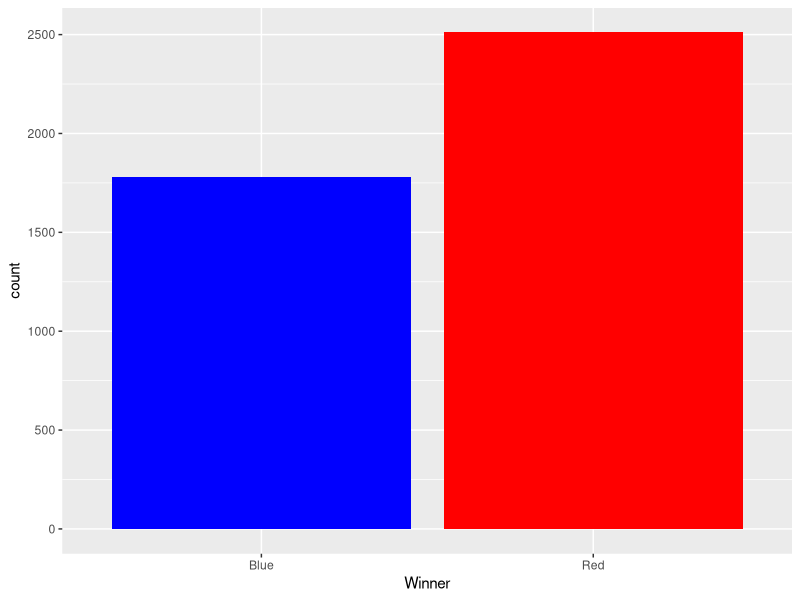
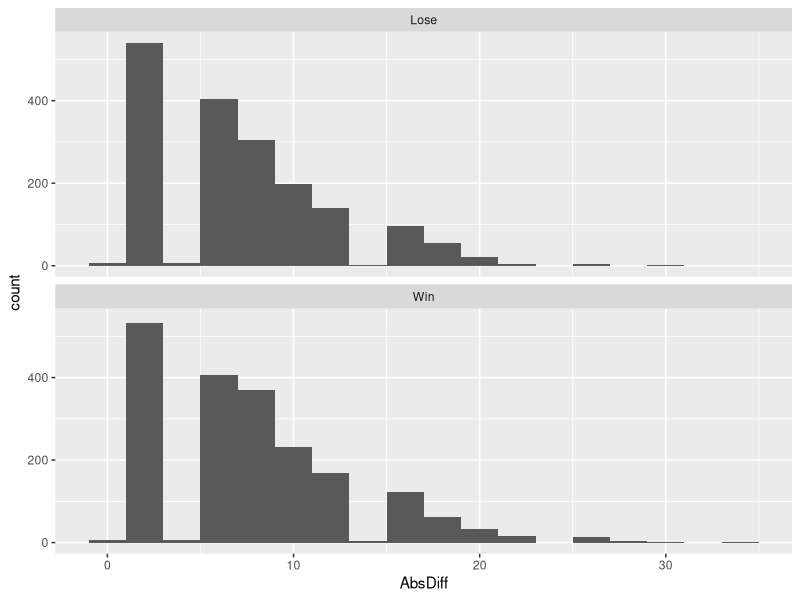
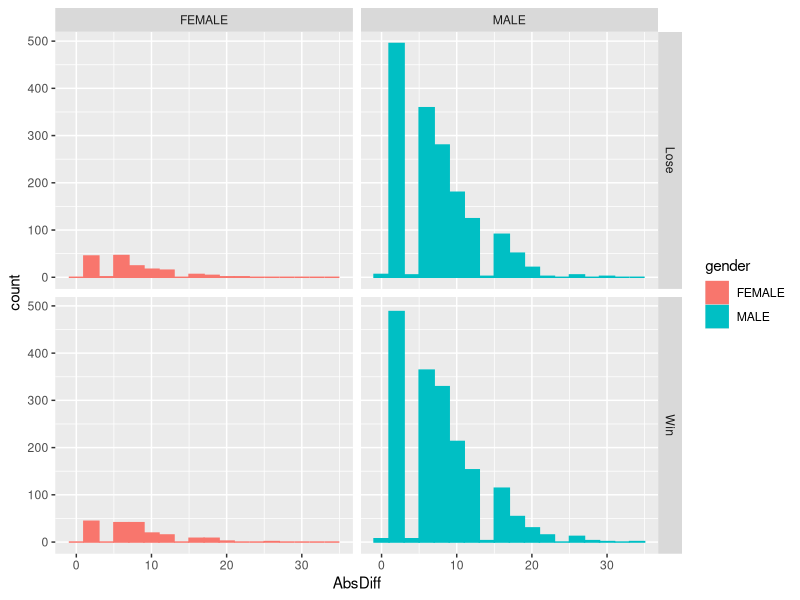
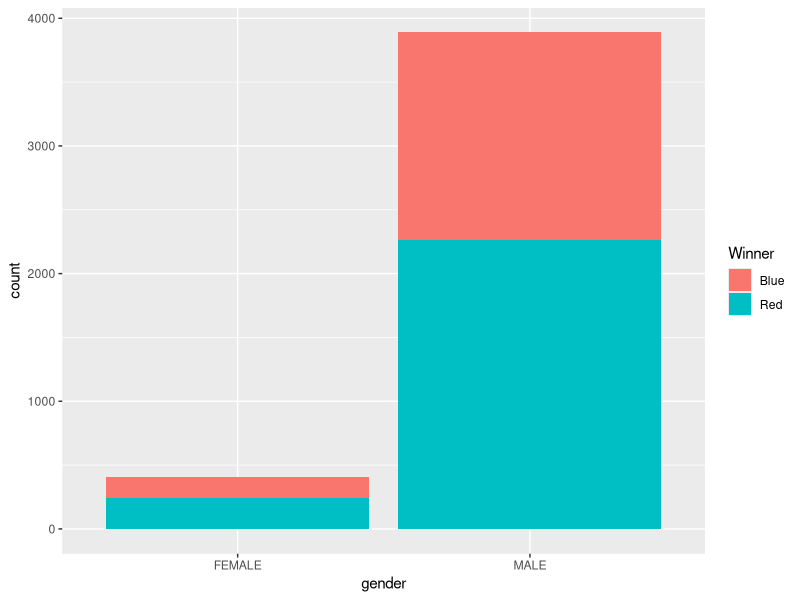

Source code (R) for these figures, in order:
## ---- chunk 1
knitr::opts_chunk$set(echo = TRUE)

library(dplyr)
library(ggplot2)
# library(here)
## ---- chunk 2
df <- read.csv('ufc-master.csv')

head(df)

names(df)

summary(df)
## ---- chunk 3
# Question: Does one color have an advantage over the other? Does it change with gender?

# Get the data
color <- df[,c('Winner', 'gender')]

# Plot the graph
color.hist <- ggplot(color, aes(x = Winner))
color.hist +
  geom_histogram(stat = 'count', fill = c('Blue', 'Red'))


# Test of significance ?

## ---- chunk 4
# Question: Does the fighter with the longer reach win more frequently?

# Create a smaller data frame
reach <- df[,c('Winner', 'B_Reach_cms', 'R_Reach_cms')]

# Calculate the difference in reach (positive = blue advantage)
reach$Diff <- reach$B_Reach_cms - reach$R_Reach_cms

# There is an outlier that makes no sense, so remove it
reach <- reach[reach$Diff > -50,]

# Remove all cases where the players had equal reach
reach <- subset(reach, !(Diff == 0))

# Identify the fighter with the longer reach
reach$Advantage <-
  case_when(
    reach$Diff > 0 ~ 'Blue',
    reach$Diff < 0 ~ 'Red'
  )

# Identify if the advantaged fighter won
reach$AdWin <-
  case_when(
    reach$Advantage == reach$Winner ~ 'Win',
    reach$Advantage != reach$Winner ~ 'Lose'
  )

reach$AdWin <- as.factor(reach$AdWin)

# Take the absolute value of the difference
reach$AbsDiff <- abs(reach$Diff)

# Plot the data
reach.hist <- ggplot(reach, aes(x = AbsDiff))
reach.hist +
  geom_histogram(binwidth = 2) +
  facet_wrap(~ AdWin, ncol = 1)

# Create the logistic regression
reach.model <- glm(AdWin ~ AbsDiff, data = reach, family = binomial())

# Display summary
summary(reach.model)

## ---- chunk 5
# Question: Does gender impact whether the fighter with the longer reach will win more frequently?

# Create a smaller data frame
reach_gender <- df[,c('Winner', 'gender', 'B_Reach_cms', 'R_Reach_cms')]

# Convert gender into levels
reach_gender$gender <- as.factor(reach_gender$gender)

# Calculate the difference in reach (positive = blue advantage)
reach_gender$Diff <- reach_gender$B_Reach_cms - reach_gender$R_Reach_cms

# There is an outlier that makes no sense, so remove it
reach_gender <- reach_gender[reach_gender$Diff > -50,]

# There is an outlier that makes no sense, so remove it
reach_gender <- reach_gender[reach$Diff > -50,]

# Remove all cases where the players had equal reach
reach_gender <- subset(reach_gender, !(Diff == 0))

# Identify the fighter with the longer reach
reach_gender$Advantage <-
  case_when(
    reach_gender$Diff > 0 ~ 'Blue',
    reach_gender$Diff < 0 ~ 'Red'
  )

# Identify if the advantaged fighter won
reach_gender$AdWin <-
  case_when(
    reach_gender$Advantage == reach_gender$Winner ~ 'Win',
    reach_gender$Advantage != reach_gender$Winner ~ 'Lose'
  )

reach_gender$AdWin <- as.factor(reach_gender$AdWin)

# Take the absolute value of the difference
reach_gender$AbsDiff <- abs(reach_gender$Diff)

# Plot the data
reach_gender.hist <- ggplot(reach_gender, aes(x = AbsDiff, color = gender))
reach_gender.hist +
  geom_histogram(binwidth = 2, aes(fill = gender)) +
  facet_grid(AdWin ~ gender)

# Create the logistic regression
diff.model <- glm(AdWin ~ AbsDiff, data = reach_gender, family = binomial())
reach_gender.model <- update(diff.model, .~. + gender)

# Display summary
summary(diff.model)
summary(reach_gender.model)
anova(diff.model, reach_gender.model)


## ---- chunk 6

## ---- chunk 7
str(df)
## ---- chunk 8
ggplot(df, aes(x = gender, fill = Winner)) +
  geom_bar()
## ---- chunk 9
df %>%
  select(gender, Winner) %>%
  dplyr::summarise(`% Win` = n())
